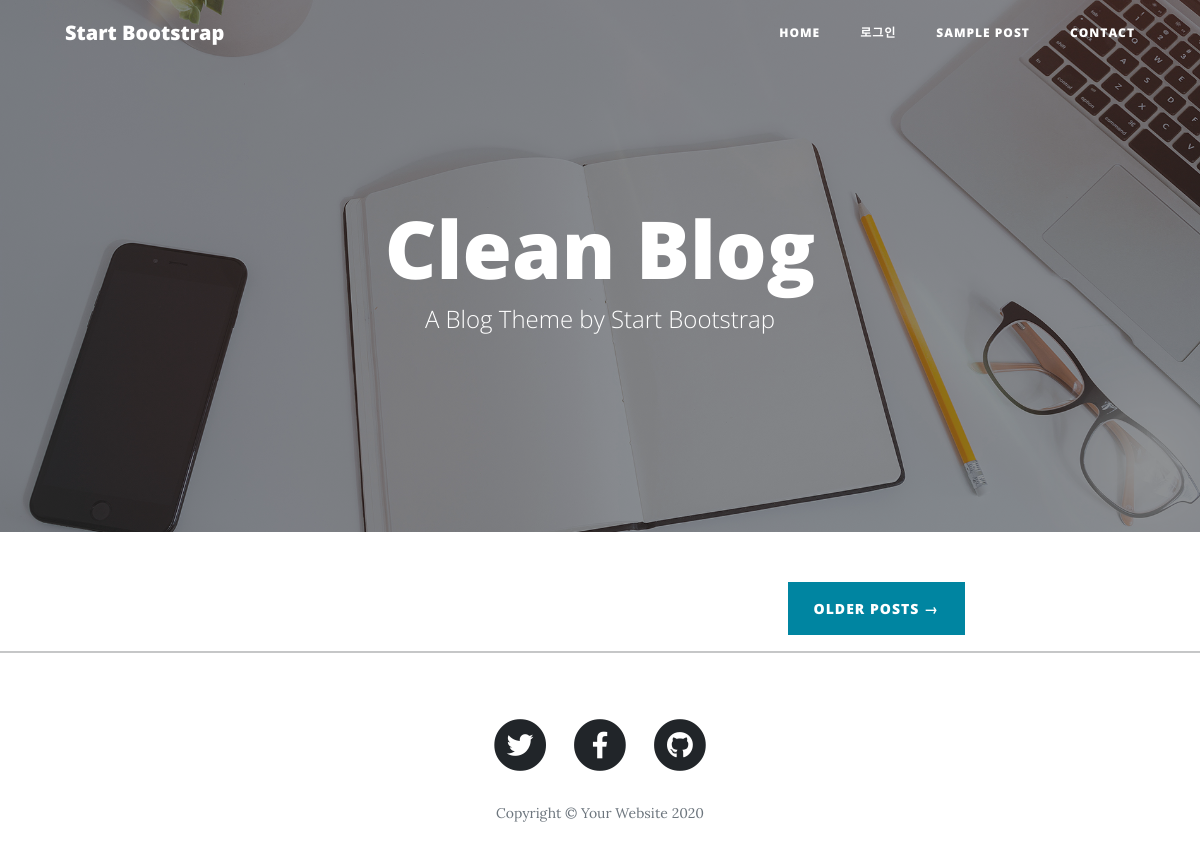
The page /blog/ on the database as committed earlier.
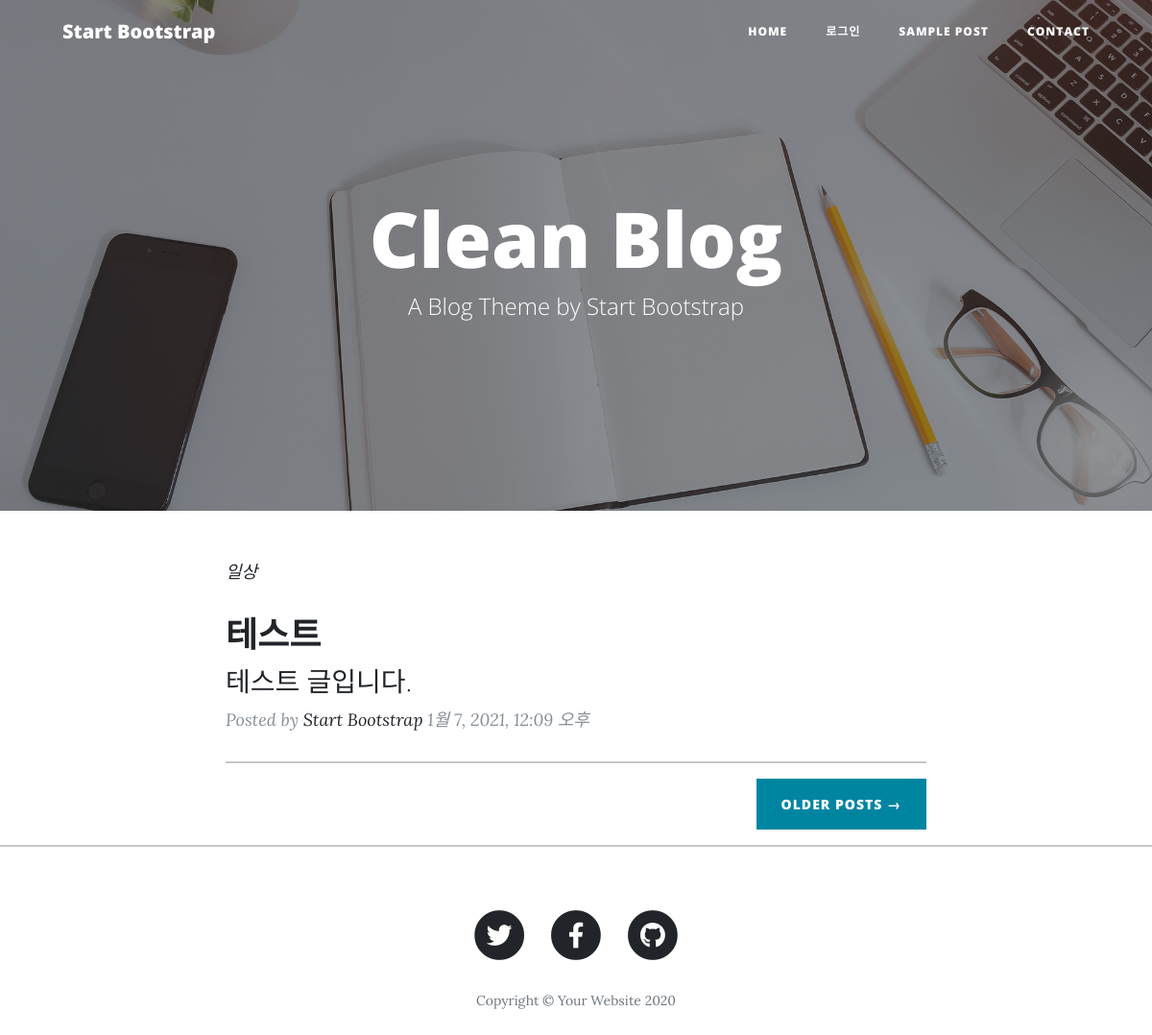
The same page on the database as committed later.
### blog/models.py (models this page shows, shortened)
class Category(models.Model):
    name = models.CharField(max_length=50, help_text="블로그 글 분류 입력")
    def __str__(self):
        return self.name

class Post(models.Model):
    title = models.CharField(max_length=200)
    title_image = models.ImageField(blank=True)
    content = models.TextField()
    createDate = models.DateTimeField(auto_now_add=True)
    updateDate = models.DateTimeField(auto_now_add=True)
    category = models.ManyToManyField(Category, help_text="글의 분류를 설정")
    def get_absolute_url(self):
        return reverse("post", args=[str(self.id)])
    def is_content_more50(self):
        return len(self.content) > 50

### blog/views.py (the view)
# urls.py: path("", views.index, name="index"),
def index(req):
    post_latest = Post.objects.order_by("-createDate")[:4]
    context = {
        "post_latest": post_latest
    }
    return render(req, 'index.html', context=context)

### blog/templates/index.html (shortened to what this page needs)
{% extends "base_generic.html" %}
{% block content %}
{% load static %}
  <div class="container">
    <div class="row">
      <div class="col-lg-8 col-md-10 mx-auto">
        {% for post in post_latest %}
          {% if forloop.first %}
            <div class="post-preview">
              <p class="post-meta">
                <a href="#">
                  {% for c in post.category.all %}
                    {{ c }}
                  {% endfor %}
                </a>
              </p>
              <a href="{{ post.get_absolute_url }}">
                <h2 class="post-title">
                  {{ post.title }}
                </h2>
                <h3 class="post-subtitle">
                  {% if post.is_content_more50 %}
                    {{ post.get_content_under50 }}...
                  {% else %}
                    {{ post.content }}
                  {% endif %}
                </h3>
              </a>
              <p class="post-meta">Posted by
                <a href="#">Start Bootstrap</a>
                {{ post.createDate }}</p>
            </div>
            <hr>
          {% endif %}
        {% endfor %}
        <div class="clearfix">
          <a class="btn btn-primary float-right" href="#">Older Posts &rarr;</a>
        </div>
      </div>
    </div>
  </div>
  <hr>
{% endblock %}

### blog/templates/base_generic.html (shortened to what this page needs)
<!DOCTYPE html>
<html lang="en">
<head>
  {% load static %}
  <link href="https://cdn.jsdelivr.net/npm/bootstrap@5.0.0-beta1/dist/css/bootstrap.min.css" rel="stylesheet">
  <link href='{% static "vendor/bootstrap/css/bootstrap.min.css" %}' rel="stylesheet">
  <link href='{% static "vendor/fontawesome-free/css/all.min.css" %}' rel="stylesheet" type="text/css">
  <link href='{% static "css/clean-blog.min.css" %}' rel="stylesheet">
</head>
<body>
  <nav class="navbar navbar-expand-lg navbar-light fixed-top" id="mainNav">
    <div class="container">
      <a class="navbar-brand" href="{% url 'index' %}">Start Bootstrap</a>
      <div class="collapse navbar-collapse" id="navbarResponsive">
        <ul class="navbar-nav ml-auto">
          <li class="nav-item">
            <a class="nav-link" href="{% url 'index' %}">Home</a>
          </li>
          <li class="nav-item">
            {% if user.is_authenticated %}
            <a class="nav-link" href="{% url 'post_create'%}">글 작성하기</a>
            {% else %}
            <a class="nav-link" href="/admin">로그인</a>
            {% endif %}
          </li>
          <li class="nav-item">
            <a class="nav-link" href="{{ post.get_absolute_url }}">Sample Post</a>
          </li>
          <li class="nav-item">
            <a class="nav-link" href="contact.html">Contact</a>
          </li>
        </ul>
      </div>
    </div>
  </nav>
  <header class="masthead" style="background-image: url({% static 'img/home-bg.jpg' %})">
    <div class="overlay"></div>
    <div class="container">
      <div class="row">
        <div class="col-lg-8 col-md-10 mx-auto">
          <div class="site-heading">
            <h1>Clean Blog</h1>
            <span class="subheading">A Blog Theme by Start Bootstrap</span>
          </div>
        </div>
      </div>
    </div>
  </header>
  {% block content %}
  {% endblock %}
  <footer>
    <div class="container">
      <div class="row">
        <div class="col-lg-8 col-md-10 mx-auto">
          <ul class="list-inline text-center">
            <li class="list-inline-item">
              <a href="#">
                <span class="fa-stack fa-lg">
                  <i class="fas fa-circle fa-stack-2x"></i>
                  <i class="fab fa-twitter fa-stack-1x fa-inverse"></i>
                </span>
              </a>
            </li>
            <li class="list-inline-item">
              <a href="#">
                <span class="fa-stack fa-lg">
                  <i class="fas fa-circle fa-stack-2x"></i>
                  <i class="fab fa-facebook-f fa-stack-1x fa-inverse"></i>
                </span>
              </a>
            </li>
            <li class="list-inline-item">
              <a href="#">
                <span class="fa-stack fa-lg">
                  <i class="fas fa-circle fa-stack-2x"></i>
                  <i class="fab fa-github fa-stack-1x fa-inverse"></i>
                </span>
              </a>
            </li>
          </ul>
          <p class="copyright text-muted">Copyright &copy; Your Website 2020</p>
        </div>
      </div>
    </div>
  </footer>
</body>
</html>

Rows that differ between the two databases and show on the page:
added Post: title "테스트", content "테스트 글입니다.", createDate "1월 7, 2021, 12:09 오후"
added Category: name "일상"
